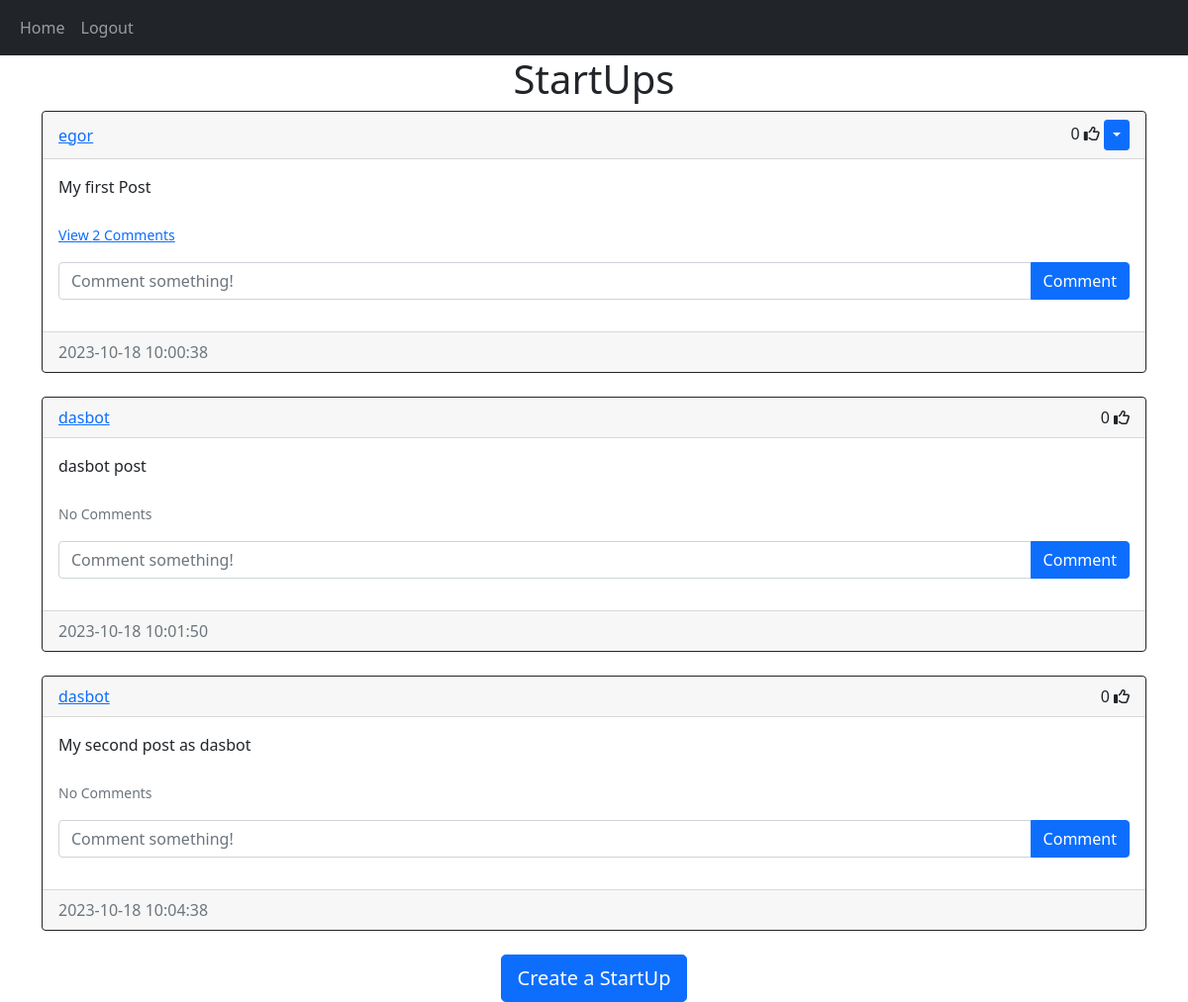
The page /home (signed in) on the database as committed earlier.
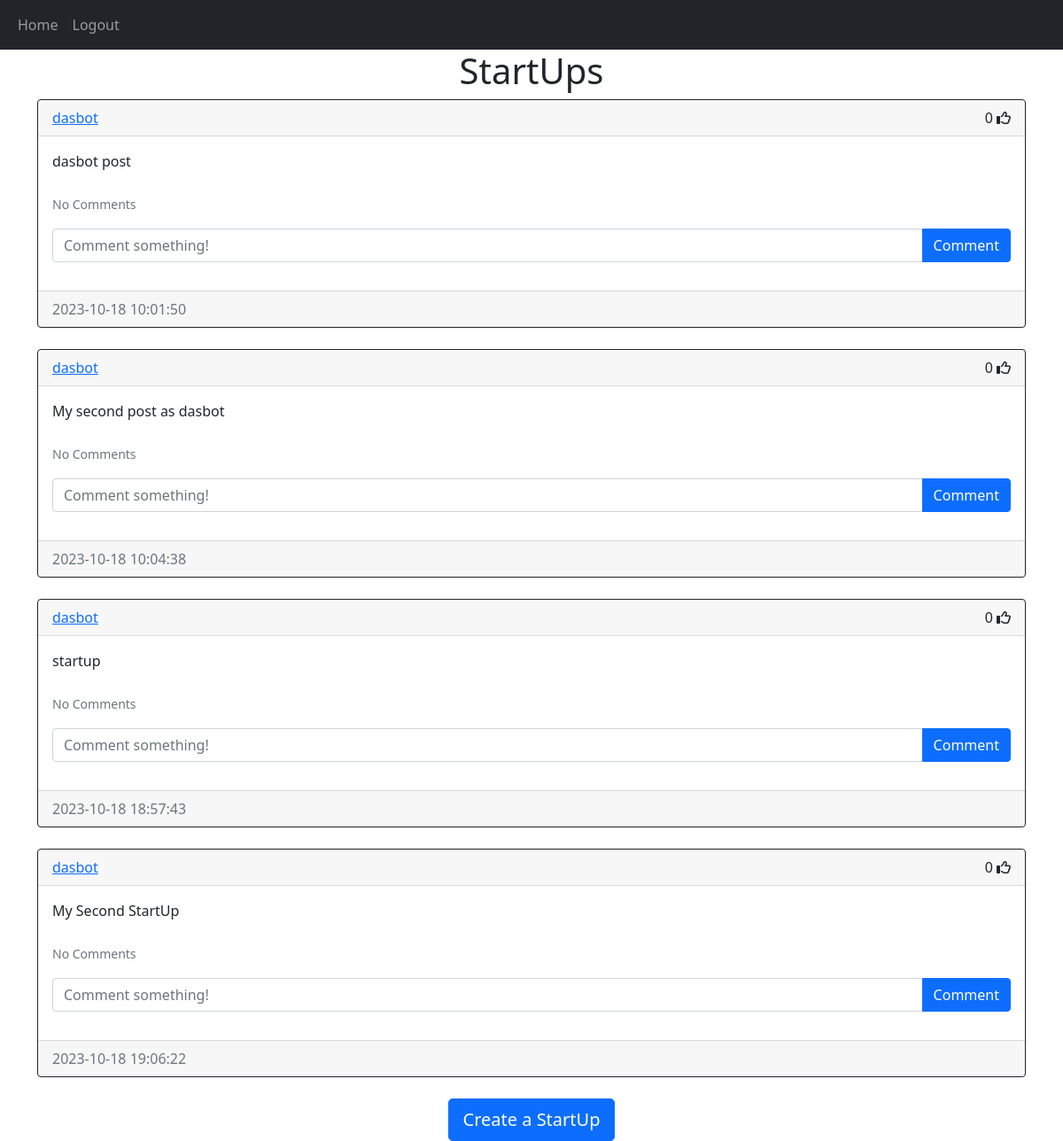
The same page on the database as committed later.
### website/models.py (models this page shows)
class Post(db.Model):
    id = db.Column(db.Integer, primary_key=True)
    text = db.Column(db.Text, nullable=False)
    date_created = db.Column(db.DateTime(timezone=True), default=func.now())
    author = db.Column(db.Integer, db.ForeignKey(
        'user.id', ondelete="CASCADE"), nullable=False)
    comments = db.relationship('Comment', backref='post', passive_deletes=True)
    likes = db.relationship('Like', backref='post', passive_deletes=True)

class User(db.Model, UserMixin):
    id = db.Column(db.Integer, primary_key=True)
    email = db.Column(db.String(150), unique=True)
    username = db.Column(db.String(150), unique=True)
    password = db.Column(db.String(150))
    date_created = db.Column(db.DateTime(timezone=True), default=func.now())
    posts = db.relationship('Post', backref='user', passive_deletes=True)
    comments = db.relationship('Comment', backref='user', passive_deletes=True)
    likes = db.relationship('Like', backref='user', passive_deletes=True)

### website/views.py (the view)
@views.route("/")
@views.route("/home")
@login_required
def home():
    posts = Post.query.all()
    return render_template("home.html", user=current_user, posts=posts)

### website/__init__.py (called while the page is built)
def create_app():
    app = Flask(__name__)
    app.config['SECRET_KEY'] = "helloworld"
    app.config['SQLALCHEMY_DATABASE_URI'] = f'sqlite:///{DB_NAME}'
    db.init_app(app)
    from .views import views
    from .auth import auth
    app.register_blueprint(views, url_prefix="/")
    app.register_blueprint(auth, url_prefix="/")
    from .models import User, Post, Comment, Like
    create_database(app)
    login_manager = LoginManager()
    login_manager.login_view = "auth.login"
    login_manager.init_app(app)
    @login_manager.user_loader
    def load_user(id):
        return User.query.get(int(id))
    return app

### website/templates/home.html
{% extends "posts_div.html" %} {% block title %}Home{% endblock %}

### website/templates/posts_div.html (shortened to what this page needs)
{% extends "base.html" %} {% block title %}Home{% endblock %} {% block content
%}
<h1 align="center">{% block header %}StartUps{% endblock %}</h1>
<div id="posts">
  {% for post in posts %}
  <div class="card border-dark">
    <div class="card-header d-flex justify-content-between align-items-center">
      <a href="/startups/{{post.user.username}}">{{post.user.username}}</a>
      <div>
        <span id="likes-count-{{post.id}}">
        {{ post.likes|length }}</span>
        {% if user.id in post.likes|map(attribute="author")|list %}
        <i
          class="fas fa-thumbs-up"
          id="like-button-{{post.id}}"
          onclick="like({{post.id}})"
        ></i>
        {% else %}
        <i
          class="far fa-thumbs-up"
          id="like-button-{{post.id}}"
          onclick="like({{post.id}})"
        ></i>
        {% endif %} {% if user.id == post.author %}
        <div class="btn-group">
          <button
            type="button"
            class="btn btn-sm btn-primary dropdown-toggle"
            data-bs-toggle="dropdown"
          ></button>
        </div>
        {% endif %}
      </div>
    </div>
    <div class="card-body">
      <div class="card-text">{{post.text}}</div>
      <br />
      <p class="card-text">
        {% if post.comments|length > 0 %}
        <a data-bs-toggle="collapse" href="#comments-{{post.id}}" role="button">
          <small>View {{post.comments|length}} Comments</small>
        </a>
        {% else %}
        <small class="text-muted">No Comments</small>
        {% endif %}
      </p>
      <form
        class="input-group mb-3"
        method="POST"
        action="/create-comment/{{post.id}}"
      >
        <input
          type="text"
          id="text"
          name="text"
          class="form-control"
          placeholder="Comment something!"
        />
        <button type="submit" class="btn btn-primary">Comment</button>
      </form>
    </div>
    <div class="card-footer text-muted">{{post.date_created}}</div>
  </div>
  <br/ > {% endfor %}
</div>
{% block footer %}
<div align="center">
  <a href="/create-startup"
    ><button type="button" class="btn btn-primary btn-lg">
      Create a StartUp
    </button></a
  >
</div>
{% endblock %} {% endblock %}

Rows that differ between the two databases and show on the page:
removed Post: user.username "egor", likes|length "0", text "My first Post", comments|length "2", date_created "2023-10-18 10:00:38"
added Post: user.username "dasbot", likes|length "0", text "startup", shows "No Comments", date_created "2023-10-18 18:57:43"
added Post: user.username "dasbot", likes|length "0", text "My Second StartUp", shows "No Comments", date_created "2023-10-18 19:06:22"
